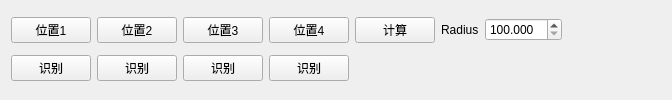
       <widget class="QWidget" name="page_6">
        <layout class="QHBoxLayout" name="horizontalLayout_3">
         <item>
          <layout class="QGridLayout" name="gridLayout_2">
           <item row="0" column="2">
            <widget class="QPushButton" name="Btn_GetTranP2">
             <property name="text">
              <string>位置2</string>
             </property>
            </widget>
           </item>
           <item row="0" column="1">
            <widget class="QPushButton" name="Btn_GetTranP1">
             <property name="text">
              <string>位置1</string>
             </property>
            </widget>
           </item>
           <item row="1" column="1">
            <widget class="QPushButton" name="Btn_IdTranP1">
             <property name="text">
              <string>识别</string>
             </property>
            </widget>
           </item>
           <item row="1" column="2">
            <widget class="QPushButton" name="Btn_IdTranP2">
             <property name="text">
              <string>识别</string>
             </property>
            </widget>
           </item>
           <item row="0" column="8">
            <widget class="QDoubleSpinBox" name="DSB_ThrRadius">
             <property name="decimals">
              <number>3</number>
             </property>
             <property name="minimum">
              <double>100.000000000000000</double>
             </property>
             <property name="maximum">
              <double>1000.000000000000000</double>
             </property>
             <property name="value">
              <double>100.000000000000000</double>
             </property>
            </widget>
           </item>
           <item row="0" column="3">
            <widget class="QPushButton" name="Btn_GetTranP3">
             <property name="text">
              <string>位置3</string>
             </property>
            </widget>
           </item>
           <item row="1" column="3">
            <widget class="QPushButton" name="Btn_IdTranP3">
             <property name="text">
              <string>识别</string>
             </property>
            </widget>
           </item>
           <item row="0" column="4">
            <widget class="QPushButton" name="Btn_GetTranP4">
             <property name="text">
              <string>位置4</string>
             </property>
            </widget>
           </item>
           <item row="1" column="4">
            <widget class="QPushButton" name="Btn_IdTranP4">
             <property name="text">
              <string>识别</string>
             </property>
            </widget>
           </item>
           <item row="0" column="7">
            <widget class="QLabel" name="label_14">
             <property name="text">
              <string>Radius</string>
             </property>
            </widget>
           </item>
           <item row="0" column="6">
            <widget class="QPushButton" name="Btn_RadiusCompute">
             <property name="text">
              <string>计算</string>
             </property>
            </widget>
           </item>
          </layout>
         </item>
         <item>
          <layout class="QVBoxLayout" name="verticalLayout_3"/>
         </item>
         <item>
          <spacer name="horizontalSpacer">
           <property name="orientation">
            <enum>Qt::Horizontal</enum>
           </property>
           <property name="sizeHint" stdset="0">
            <size>
             <width>99</width>
             <height>20</height>
            </size>
           </property>
          </spacer>
         </item>
        </layout>
       </widget>
